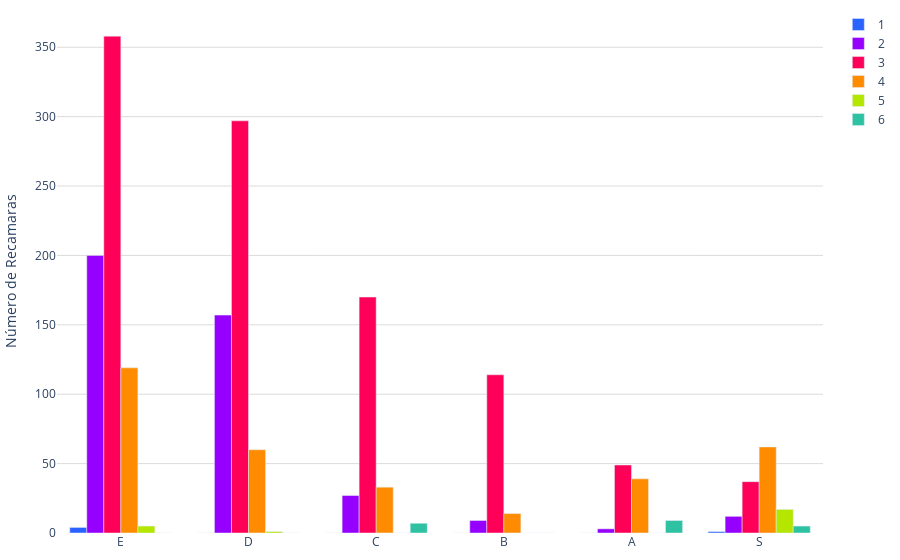

The notebook cell saved with this chart:
### Code cell
orden_segmentos=["E", "D", "C", "B","A", "S",]# "L", 
def sumar_tablas(dataframes_list):
    tabla_suma = None
    
    for df in dataframes_list:
        # Aplica el orden a la columna 'segmento'
        df['segmento'] = pd.Categorical(df['segmento'], categories=orden_segmentos, ordered=True)
        tabla_actual = df.groupby(['recamaras', 'segmento'],observed=False).size().unstack(fill_value=0)
        
        if tabla_suma is None:
            tabla_suma = tabla_actual
        else:
            tabla_suma = tabla_suma.add(tabla_actual, fill_value=0)
    
    print("Tabla general de frecuencia:")
    print(tabla_suma)
    
    fig = graficar_tabla(tabla_suma)
    
    # Guardar la gráfica como archivo HTML
    guardar_grafico_como_html(fig, 'g_bar_recamaras', carpeta='assets/graficas')
    
    return fig

colores = ['#2962ff', '#9500ff', '#ff0059', '#ff8c00', '#b4e600', '#2EC2A2','#E50CB6','#4225CF','#2CBA4D']

def graficar_tabla(tabla):
    segmentos = tabla.index
    banos = tabla.columns
    
    fig = go.Figure()
    
    for i, segmento in enumerate(segmentos):
        color = colores[i % len(colores)]
        fig.add_trace(go.Bar(
            x=banos,
            y=tabla.loc[segmento],
            name=segmento,
            marker_color=color
        ))
    
    fig.update_layout(
        #title="M2 de Terreno",
        #xaxis_title="Rango de M2",
        yaxis=dict(
            title="Número de Recamaras",
            gridcolor='#dddcda', # Color de las líneas que dividen los rangos del eje Y
            gridwidth=1,
        ),
        
        plot_bgcolor='rgba(0,0,0,0)',  # Color de fondo del gráfico
        margin=dict(l=10, r=10, t=10, b=10), # Ajusta los márgenes (left, right, top, bottom)
    )

    
    fig.show()    
    return fig

def guardar_grafico_como_html(fig, nombre_archivo, carpeta='assets/graficas'):
    # Crear la carpeta si no existe
    if not os.path.exists(carpeta):
        os.makedirs(carpeta)
    
    # Configuración personalizada para la gráfica
    config = {
        'displaylogo': False,  # Ocultar el logo de Plotly
        'modeBarButtonsToRemove': [
            'toImage',       # Botón para guardar como imagen
            'select2d',      # Box select
            'lasso2d',       # Lasso select
            'resetScale2d',  # Reset Axes
        ]
    }

    # Guardar la gráfica como archivo HTML
    pio.write_html(fig, f'{carpeta}/{nombre_archivo}.html', config=config)

# Llamar a la función sumar_tablas con la lista de DataFrames como argumento
fig = sumar_tablas(dataframes_list)

### Figure 1 — Plotly figure (JSON) as saved in the notebook; plotly's stock layout.template omitted (floating-point values rounded to 4 significant figures)
{"data": [{"marker": {"color": "#2962ff"}, "name": "1", "type": "bar", "x": ["E", "D", "C", "B", "A", "S"], "y": [4, 0, 0, 0, 0, 1]}, {"marker": {"color": "#9500ff"}, "name": "2", "type": "bar", "x": ["E", "D", "C", "B", "A", "S"], "y": [200, 157, 27, 9, 3, 12]}, {"marker": {"color": "#ff0059"}, "name": "3", "type": "bar", "x": ["E", "D", "C", "B", "A", "S"], "y": [358, 297, 170, 114, 49, 37]}, {"marker": {"color": "#ff8c00"}, "name": "4", "type": "bar", "x": ["E", "D", "C", "B", "A", "S"], "y": [119, 60, 33, 14, 39, 62]}, {"marker": {"color": "#b4e600"}, "name": "5", "type": "bar", "x": ["E", "D", "C", "B", "A", "S"], "y": [5, 1, 0, 0, 0, 17]}, {"marker": {"color": "#2EC2A2"}, "name": "6", "type": "bar", "x": ["E", "D", "C", "B", "A", "S"], "y": [0, 0, 7, 0, 9, 5]}], "layout": {"margin": {"b": 10, "l": 10, "r": 10, "t": 10}, "plot_bgcolor": "rgba(0,0,0,0)", "yaxis": {"gridcolor": "#dddcda", "gridwidth": 1, "title": {"text": "Número de Recamaras"}}}}
